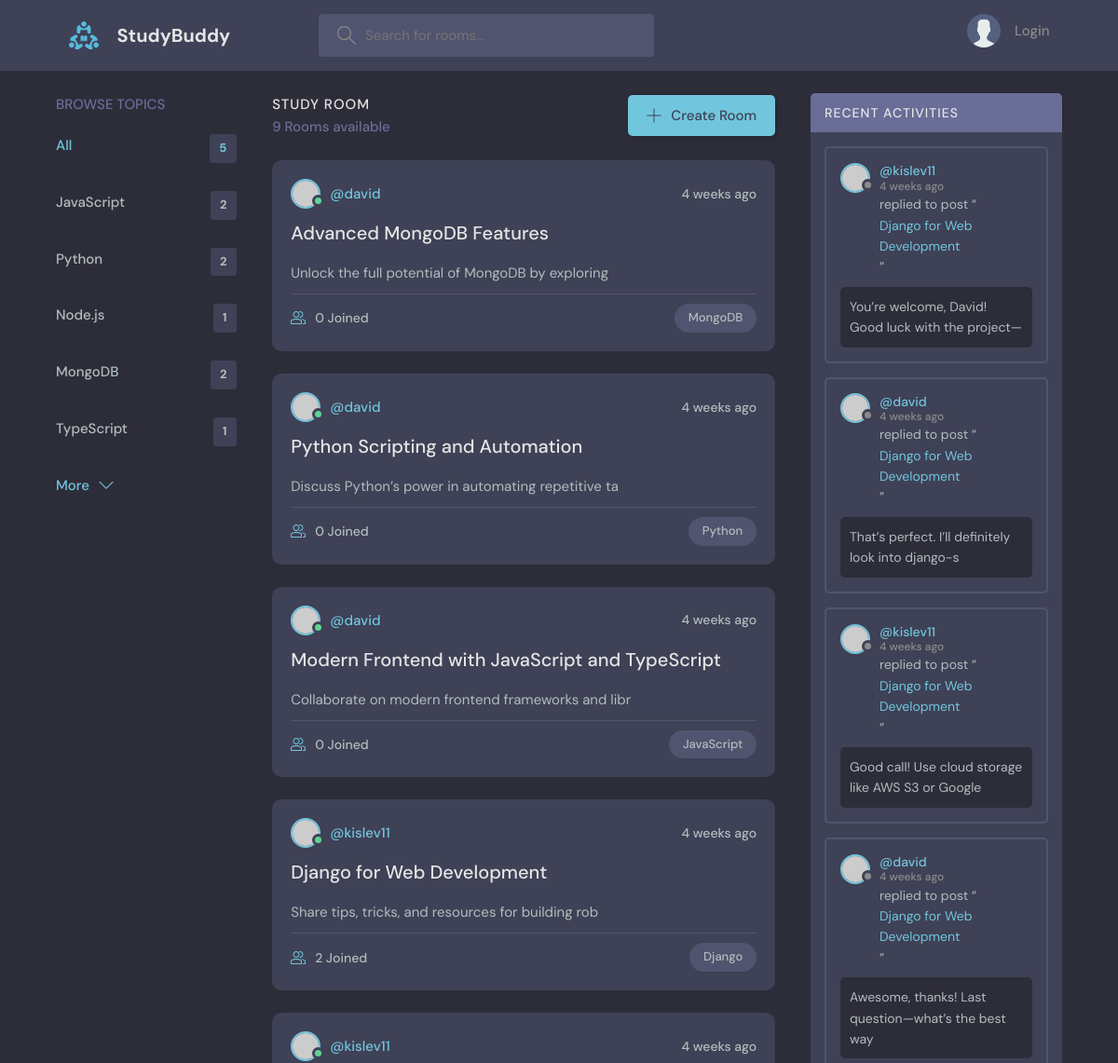
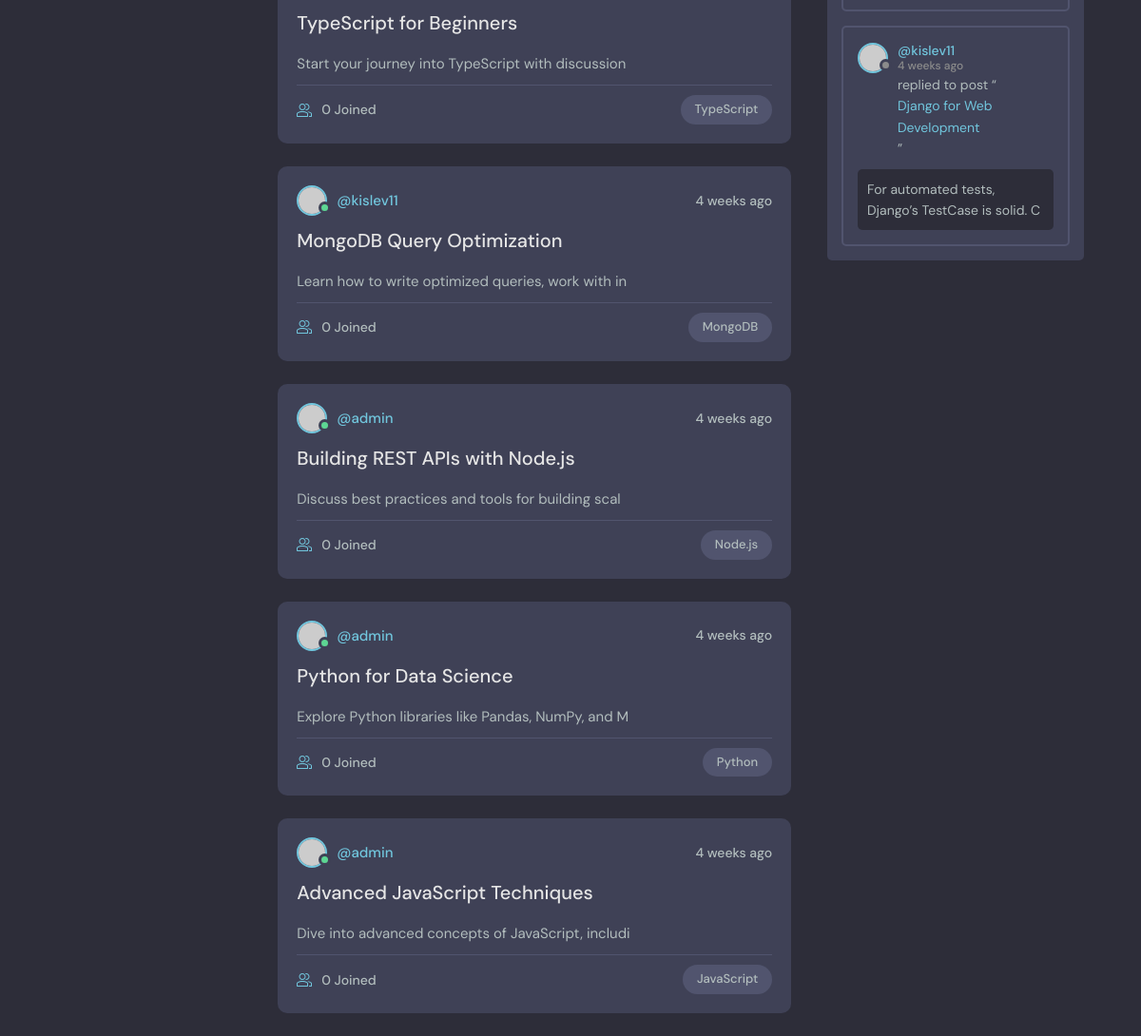
The page / on the database its author committed (2 pictures, top to bottom).
### base/models.py (models this page shows, shortened)
class Topic(models.Model):
    name = models.CharField(max_length=200)

class Room(models.Model):
    host = models.ForeignKey(
        settings.AUTH_USER_MODEL, on_delete=models.SET_NULL, null=True
    )
    topic = models.ForeignKey(Topic, on_delete=models.SET_NULL, null=True)
    name = models.CharField(max_length=200)
    description = models.TextField(null=True, blank=True)
    participants = models.ManyToManyField(
        settings.AUTH_USER_MODEL, related_name="participants", blank=True
    )
    updated = models.DateTimeField(auto_now=True)
    created = models.DateTimeField(auto_now_add=True)
    class Meta:
        ordering = ["-updated"]
    def __str__(self):
        return self.name

class Message(models.Model):
    user = models.ForeignKey(settings.AUTH_USER_MODEL, on_delete=models.CASCADE)
    room = models.ForeignKey(Room, on_delete=models.CASCADE)
    body = models.TextField()
    updated = models.DateTimeField(auto_now=True)
    created = models.DateTimeField(auto_now_add=True)
    class Meta:
        ordering = ["-updated", "-created"]
    def __str__(self):
        return self.body[:50]

### base/views.py (the view)
# urls.py: path("", views.home, name="home"),
def home(request):
    q = request.GET.get("q") if request.GET.get("q") != None else ""
    rooms = Room.objects.filter(
        Q(topic__name__icontains=q)
        | Q(name__icontains=q)
        | Q(description__icontains=q)
        | Q(host__username__icontains=q)
    )[:10]
    topics = Topic.objects.all()[:5]
    room_count = rooms.count()
    activity = Message.objects.filter(Q(room__topic__name__icontains=q))[:5]
    context = {
        "rooms": rooms,
        "topics": topics,
        "room_count": room_count,
        "activity": activity,
    }
    return render(request, "home.html", context)

### base/templates/home.html (shortened to what this page needs)
{% extends 'index.html' %} {% block content %}
<main class="layout layout--3">
  <div class="container">
    {% include 'components/topics_component.html' %}
    <div class="roomList">
      <div class="roomList__header">
        <div>
          <h2>Study Room</h2>
          <p>{{room_count}} Rooms available</p>
        </div>
        <a class="btn btn--main" href="{% url 'create-room' %}">
          <svg
            version="1.1"
            xmlns="http://www.w3.org/2000/svg"
            width="32"
            height="32"
            viewBox="0 0 32 32"
          >
            <title>add</title>
            <path
              d="M16.943 0.943h-1.885v14.115h-14.115v1.885h14.115v14.115h1.885v-14.115h14.115v-1.885h-14.115v-14.115z"
            ></path>
          </svg>
          Create Room
        </a>
      </div>
      {% include 'components/feed_component.html' %}
    </div>
    <div class="activities">
      <div class="activities__header">
        <h2>Recent Activities</h2>
      </div>
      {% include 'components/activity_component.html' %}
    </div>
  </div>
</main>
{% endblock content %}

### base/templates/components/topics_component.html
<div class="topics">
  <div class="topics__header">
    <h2>Browse Topics</h2>
  </div>
  <ul class="topics__list">
    <li>
      <a href="{% url 'home' %}" class="active"
        >All <span>{{topics.count}}</span></a
      >
    </li>
    {% for topic in topics %}
    <li>
      <a href="{% url 'home' %}?q={{ topic.name|lower }}"
        >{{topic.name}}<span>{{topic.room_set.all.count}}</span></a
      >
    </li>
    {% endfor %}
  </ul>
  <a class="btn btn--link" href="{% url 'topics' %}">
    More
    <svg
      version="1.1"
      xmlns="http://www.w3.org/2000/svg"
      width="32"
      height="32"
      viewBox="0 0 32 32"
    >
      <title>chevron-down</title>
      <path d="M16 21l-13-13h-3l16 16 16-16h-3l-13 13z"></path>
    </svg>
  </a>
</div>

### base/templates/components/feed_component.html (shortened to what this page needs)
{% for room in rooms %}
<div class="roomListRoom">
  <div class="roomListRoom__header">
    <a
      href="{% url 'user-profile' room.host.id %}"
      class="roomListRoom__author"
    >
      <div class="avatar avatar--small active">
        <img src="https://placehold.co/128x128" />
      </div>
      <span>@{{room.host.username}}</span>
    </a>
    <div class="roomListRoom__actions">
      <span>{{room.created|timesince}} ago</span>
    </div>
  </div>
  <div class="roomListRoom__content">
    <a href="{% url 'room' room.id %}">{{room.name}}</a>
    <p>{{room.description|slice:":50"}}</p>
  </div>
  <div class="roomListRoom__meta">
    <a class="roomListRoom__joined">
      {{room.participants.count}} Joined
    </a>
    <p class="roomListRoom__topic">{{room.topic.name}}</p>
  </div>
</div>
{% endfor %}

### base/templates/components/activity_component.html (shortened to what this page needs)
{% for message in activity %}
<div class="activities__box">
  <div class="activities__boxHeader roomListRoom__header">
    <a
      href="{% url 'user-profile' message.user.id %}"
      class="roomListRoom__author"
    >
      <div class="avatar avatar--small">
        <img src="https://placehold.co/128x128" />
      </div>
      <p>
        @{{message.user}}
        <span>{{message.created|timesince}} ago</span>
      </p>
    </a>
  </div>
  <div class="activities__boxContent">
    <p>
      replied to post “<a href="{% url 'room' message.room.id %}"
        >{{message.room}}</a
      >”
    </p>
    <div class="activities__boxRoomContent">{{message}}</div>
  </div>
</div>
{% endfor %}

### rows shown on the page
Topic: name "JavaScript", room_set.all.count "2"
Topic: name "Python", room_set.all.count "2"
Topic: name "Node.js", room_set.all.count "1"
Topic: name "MongoDB", room_set.all.count "2"
Topic: name "TypeScript", room_set.all.count "1"
Room: host.username "david", created "4 weeks", name "Advanced MongoDB Features", description "Unlock the full potential of MongoDB by exploring", participants.count "0", topic.name "MongoDB"
Room: host.username "david", created "4 weeks", name "Python Scripting and Automation", description "Discuss Python’s power in automating repetitive ta", participants.count "0", topic.name "Python"
Room: host.username "david", created "4 weeks", name "Modern Frontend with JavaScript and TypeScript", description "Collaborate on modern frontend frameworks and libr", participants.count "0", topic.name "JavaScript"
Room: host.username "kislev11", created "4 weeks", name "Django for Web Development", description "Share tips, tricks, and resources for building rob", participants.count "2", topic.name "Django"
Room: host.username "kislev11", created "4 weeks", name "TypeScript for Beginners", description "Start your journey into TypeScript with discussion", participants.count "0", topic.name "TypeScript"
Room: host.username "kislev11", created "4 weeks", name "MongoDB Query Optimization", description "Learn how to write optimized queries, work with in", participants.count "0", topic.name "MongoDB"
Room: host.username "admin", created "4 weeks", name "Building REST APIs with Node.js", description "Discuss best practices and tools for building scal", participants.count "0", topic.name "Node.js"
Room: host.username "admin", created "4 weeks", name "Python for Data Science", description "Explore Python libraries like Pandas, NumPy, and M", participants.count "0", topic.name "Python"
Room: host.username "admin", created "4 weeks", name "Advanced JavaScript Techniques", description "Dive into advanced concepts of JavaScript, includi", participants.count "0", topic.name "JavaScript"
Message: user "kislev11", created "4 weeks", room "Django for Web Development", body "You’re welcome, David! Good luck with the project—"
Message: user "david", created "4 weeks", room "Django for Web Development", body "That’s perfect. I’ll definitely look into django-s"
Message: user "kislev11", created "4 weeks", room "Django for Web Development", body "Good call! Use cloud storage like AWS S3 or Google"
Message: user "david", created "4 weeks", room "Django for Web Development", body "Awesome, thanks! Last question—what’s the best way"
Message: user "kislev11", created "4 weeks", room "Django for Web Development", body "For automated tests, Django’s TestCase is solid. C"

### other values the page prints
{{ topics.count }} "5"
{{ room_count }} "9"
